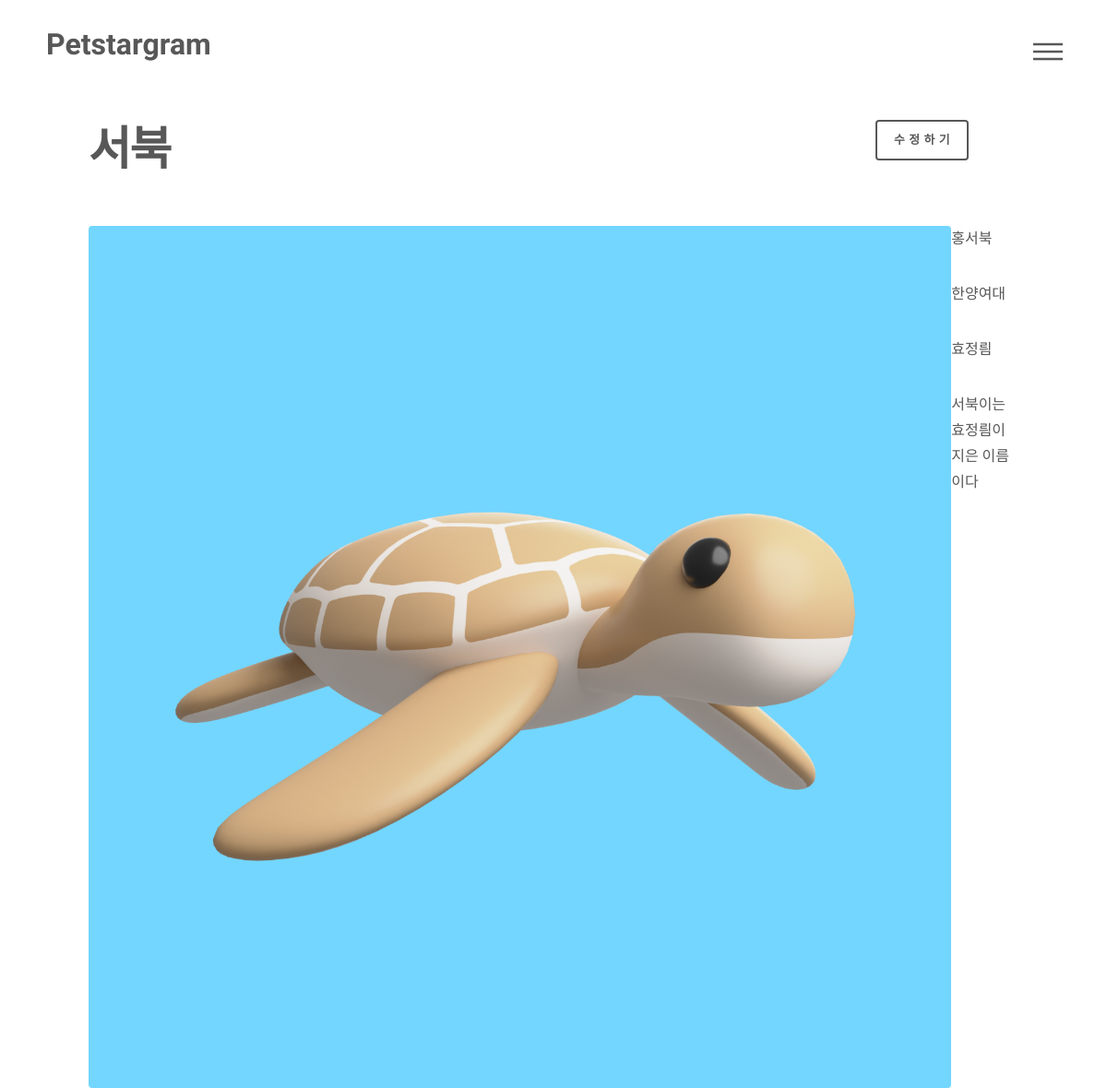
Screenshot of /detail/7/ with the database file from the repository.
### yogithon/models.py (models this page shows, shortened)
class Pet(models.Model) :
    title = models.CharField(max_length=60)
    school = models.CharField(max_length=15)
    p_name = models.CharField(max_length=20)
    author = models.CharField(max_length=20)
    image = models.ImageField(upload_to='Images/%Y/%m/%d')
    insta_url = models.URLField(max_length=200)
    description = models.TextField(blank=True)
    created_at = models.DateTimeField(auto_now_add=True)
    like = models.IntegerField(null=True)

### yogithon/views.py (the view)
# urls.py: path('detail/<int:pk>/', views.detail, name="detail"),
def detail(request, pk):
    pet = get_object_or_404(Pet, id=pk)
    return render(request, 'yogithon/detail.html', {"pet": pet})

### yogithon/templates/yogithon/detail.html (shortened to what this page needs)
{% extends 'base.html' %}
{% load static %}
{% block content %}
<div id="wrapper">
    <button style="position:absolute; right:150px;"><a href="{% url 'yogithon:update' pk=pet.id %}">수정하기</a></button>
    <section>
        <div class="inner">
            <h1 style="font-size:50px;">{{ pet.title }}</h1>
            <span class="image main" style="height:850px; display:flex; flex-direction:row;">
                <div>
                    <img src="{{ pet.image.url }}" width="10px">
                </div>
                <div>
                    <p>{{ pet.p_name }}</p>
                    <p>{{ pet.school }}</p>
                    <p>{{ pet.author }}</p>
                    <p>{{ pet.description }}</p>
                </div>
            </span>
        </div>
    </section>
</div>
{% endblock %}

### static/css/main.css (style rules this page uses)
html, body, div, span, applet, object, iframe, h1, h2, h3, h4, h5, h6, p, blockquote, pre, a, abbr, acronym, address, big, cite, code, del, dfn, em, img, ins, kbd, q, s, samp, small, strike, strong, sub, sup, tt, var, b, u, i, center, dl, dt, dd, ol, ul, li, fieldset, form, label, legend, table, caption, tbody, tfoot, thead, tr, th, td, article, aside, canvas, details, embed, figure, figcaption, footer, header, hgroup, menu, nav, output, ruby, section, summary, time, mark, audio, video { margin: 0; padding: 0; border: 0; font-size: 100%; font: inherit; vertical-align: baseline; }
article, aside, details, figcaption, figure, footer, header, hgroup, menu, nav, section { display: block; }
body { line-height: 1; }
body { -webkit-text-size-adjust: none; }
body { -ms-overflow-style: scrollbar; }
html { box-sizing: border-box; }
*, *:before, *:after { box-sizing: inherit; }
body { background: #ffffff; }
body, input, select, textarea { color: #585858; font-family: "Source Sans Pro", Helvetica, sans-serif; font-size: 16pt; font-weight: 300; line-height: 1.75; }
@media screen and (max-width: 1680px) { body, input, select, textarea { font-size: 14pt; } }
@media screen and (max-width: 1280px) { body, input, select, textarea { font-size: 12pt; } }
a { -moz-transition: border-bottom-color 0.2s ease, color 0.2s ease; -webkit-transition: border-bottom-color 0.2s ease, color 0.2s ease; -ms-transition: border-bottom-color 0.2s ease, color 0.2s ease; transition: border-bottom-color 0.2s ease, color 0.2s ease; text-decoration: none; color: #585858; }
p { margin: 0 0 2em 0; }
h1 { font-size: 2.75em; font-weight: 700; line-height: 1.3; margin: 0 0 1em 0; letter-spacing: -0.035em; }
.image { border-radius: 4px; border: 0; display: inline-block; position: relative; }
.image img { border-radius: 4px; display: block; }
.image.main { display: block; margin: 0 0 3em 0; width: 100%; }
.image.main img { width: 100%; }
input[type="submit"], input[type="reset"], input[type="button"], button, .button { -moz-appearance: none; -webkit-appearance: none; -ms-appearance: none; appearance: none; -moz-transition: background-color 0.2s ease-in-out, color 0.2s ease-in-out, box-shadow 0.2s ease-in-out; -webkit-transition: background-color 0.2s ease-in-out, color 0.2s ease-in-out, box-shadow 0.2s ease-in-out; -ms-transition: background-color 0.2s ease-in-out, color 0.2s ease-in-out, box-shadow 0.2s ease-in-out; transition: background-color 0.2s ease-in-out, color 0.2s ease-in-out, box-shadow 0.2s ease-in-out; background-color: transparent; border-radius: 4px; border: 0; box-shadow: inset 0 0 0 2px #585858; color: #585858 !important; cursor: pointer; display: inline-block; font-size: 0.8em; font-weight: 900; height: 3.5em; letter-spacing: 0.35em; line-height: 3.45em; overflow: hidden; padding: 0 1.25em 0 1.6em; text-align: center; text-decoration: none; text-overflow: ellipsis; text-transform: uppercase; white-space: nowrap; }
#wrapper { -moz-transition: opacity 0.45s ease; -webkit-transition: opacity 0.45s ease; -ms-transition: opacity 0.45s ease; transition: opacity 0.45s ease; opacity: 1; }
#wrapper > * > .inner { width: 100%; max-width: 68em; margin: 0 auto; padding: 0 2.5em; }

### rows the page displays
Pet: title "서북", image (picture), p_name "홍서북", school "한양여대", author "효정릠", description "서북이는 효정릠이 지은 이름이다"
